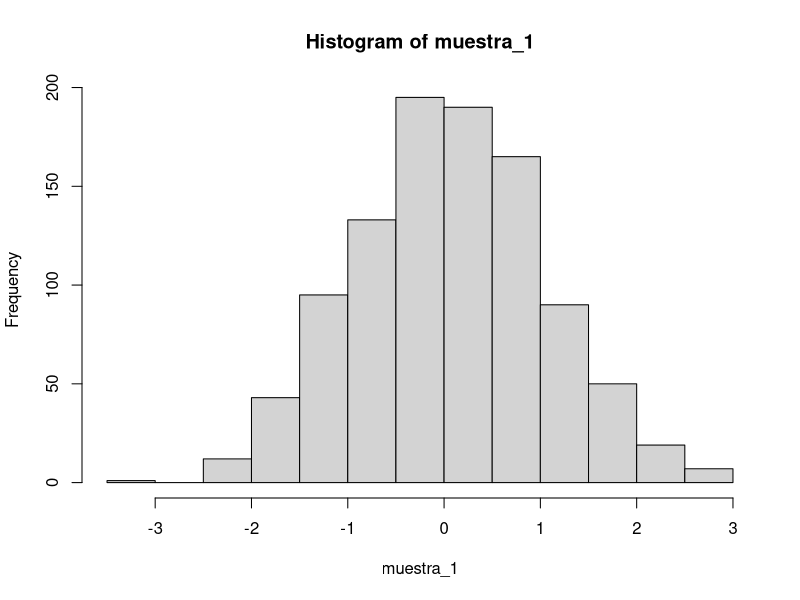
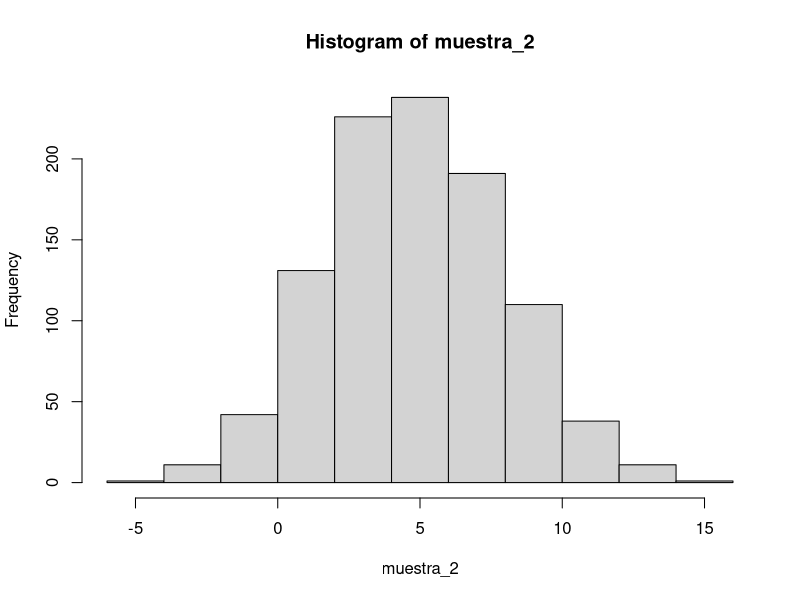
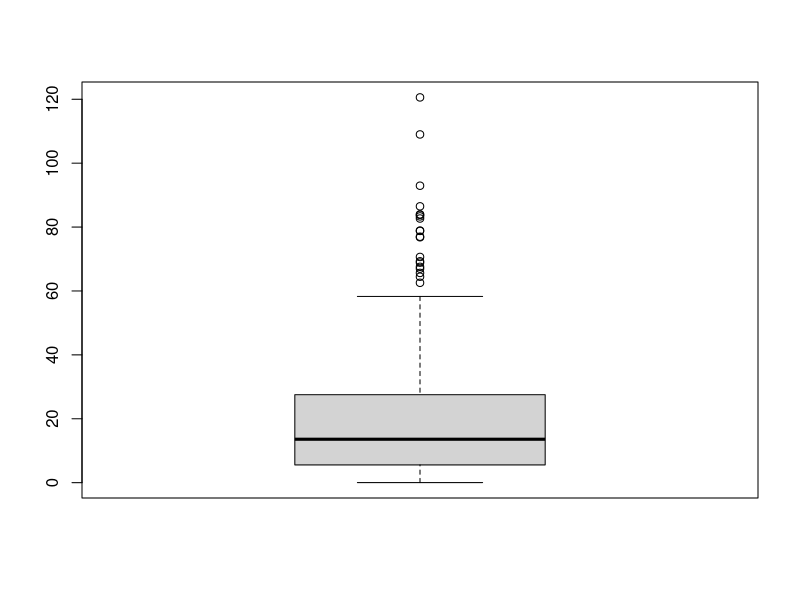

The R script that drew these images, in order:
## ---- chunk 1
knitr::opts_chunk$set(echo = TRUE)
## ---- chunk 2
# primera muestra:
muestra_1 <- rnorm(n = 1000)

# segunda muestra: (si la varianza es 9, la desv estandar es 3)
muestra_2 <- rnorm(n = 1000, mean = 5, sd = 3)

# histograma de la primera muestra
# (no haremos cambios a la apariencia, pero si Ud los hace bienvenidos sean)
hist(muestra_1)

# histograma de la primera muestra
hist(muestra_2)

## ---- chunk 3
muestra_exp <- rexp(n = 500, rate = 1/20)

# 2.a:
media_muestral <- mean(muestra_exp)
media_muestral
# esta parte la podrían hacer "a mano" pero aquí usaremos la comparacion ">"
es_mayor_q_valor_esperado <- media_muestral > 20

# y el resultado es:
es_mayor_q_valor_esperado


# 2.b:
q33 <- quantile(muestra_exp, probs = 0.33)
q33

# esta parte la podrían hacer "a mano" pero aquí usaremos la comparacion ">"
qexp(0.33, rate = 1/20)
q33_muestra_mayor_q33_dist<- q33 > qexp(0.33, rate = 1/20)

# y el resultado es:
q33_muestra_mayor_q33_dist


# 2.c:
boxplot(muestra_exp)

# En los graficos de caja (o de caja y bigote) los valores extremos son representados
# como puntos más allá de los bigotes. En este grafico se ve claramente que hay valores
# extremos en la parte superior de la distribución, donde los valores son mayores
